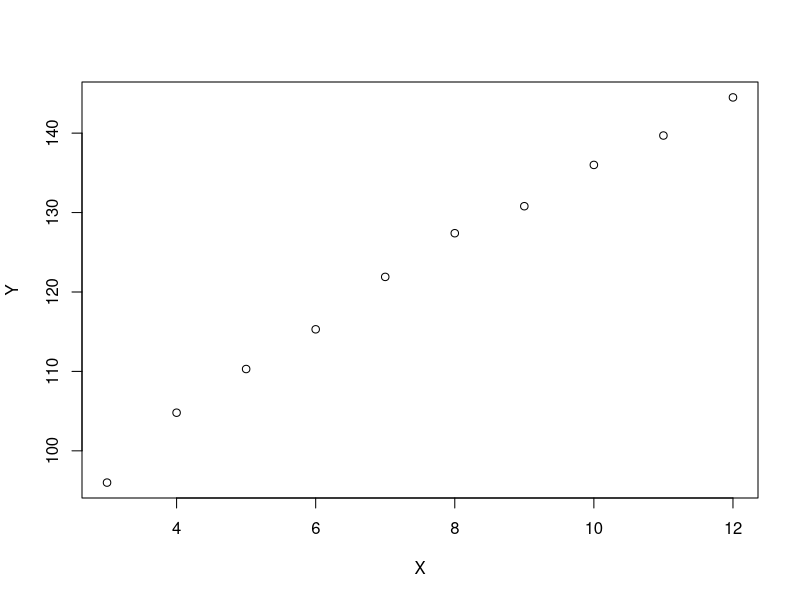
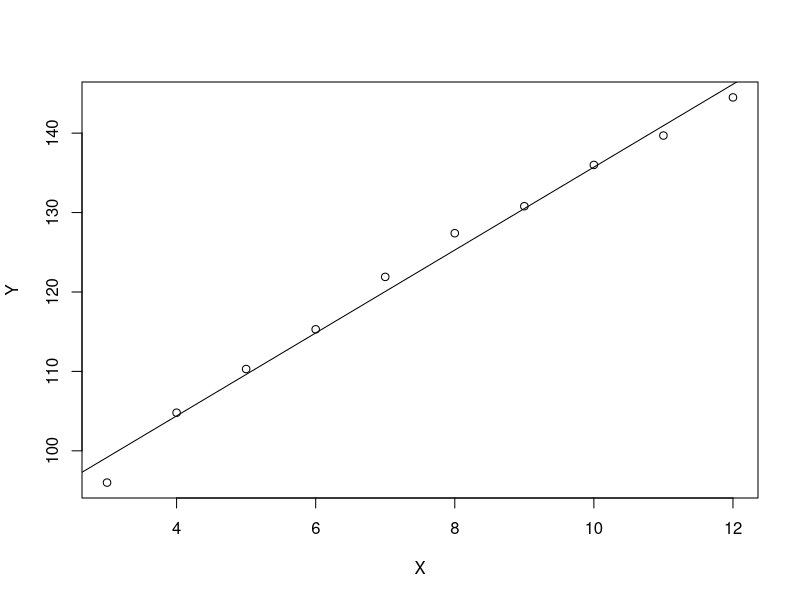
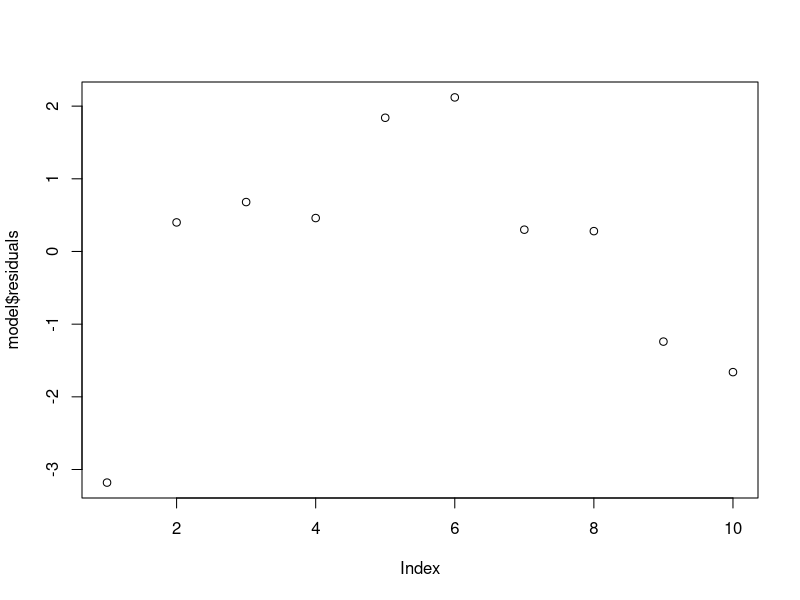

Recreate these plots in R, in order.
## ---- chunk 1
# Méthode 1 : saisie manuelle
age <- c(3, 4, 5, 6, 7, 8, 9, 10, 11, 12)
taille <- c(96, 104.8, 110.3, 115.3, 121.9, 127.4, 130.8, 136, 139.7, 144.5)
# Si l'on veut un dataframe : 
df <- data.frame(cbind(age, taille))

# Méthode 2 : chargement d'un csv
df <- read.csv("data/Exercice1.csv")

# Lorsque l'on dispose d'un dataframe, on peut accéder aux variables (1 variable
# par colonne) en suffixant le nom du dataframe avec un $. On n'est pas obligé
# de créer de nouvelles variables : c'est juste pour l'exemple !
age <- df$age
taille <- df$taille
## ---- chunk 2
# Je recommande l'usage de majuscules parce que nous manipulons ici des vecteurs
X <- df$age
Y <- df$taille

plot(X, Y)
## ---- chunk 3
model <- lm(Y ~ X)
plot(X, Y)
abline(model)
## ---- chunk 4
summary(model)
## ---- chunk 5
# Méthode 1 : version "je suis un statisticien"
a_hat <- cov(X, Y) / var(X) # var est l'estimateur de la variance *sans biais*, on parle de correction de Bessel
b_hat <- mean(Y) - a_hat * mean(X)
# mean(Y) est y avec une barre

# Méthode 2: version "je me rends compte que je manipule des moyennes"
numerator <- mean((X - mean(X)) * (Y - mean(Y)))
# Ici, X - mean(X) signifie que pour toute valeur du vecteur X - et donc tout petit x -, on va soustraire la valeur de la moyenne de X
denominator <- mean((X - mean(X)) ** 2)

a_hat <- numerator / denominator
b_hat <- mean(Y) - a_hat * mean(X)

# Méthode 3: version "je suis un informaticien, j'aime les boucles"
# Cette version est de loin la plus explicite, mais je la déconseille en pratique.
n <- nrow(df) # Nombre d'individus statistiques, ou de mesures en l'occurrence

numerator <- 0
denominator <- 0
for (i in 1:n) {
  numerator <- numerator + (X[i] - mean(X)) * (Y[i] - mean(Y)) / n
  denominator <- denominator + ((X[i] - mean(X)) ** 2) / n
}
a_hat <- numerator / denominator
b_hat <- mean(Y) - a_hat * mean(X)
## ---- chunk 6
model$residuals
## ---- chunk 7
Y_hat <- predict(model) # On demande la valeur des Y estimés selon notre modèle
Epsilon <- Y - Y_hat # On soustrait les valeurs estimées aux valeurs réelles
## ---- chunk 8
Epsilon
## ---- chunk 9
plot(model$residuals)
## ---- chunk 10
mean(model$residuals)
